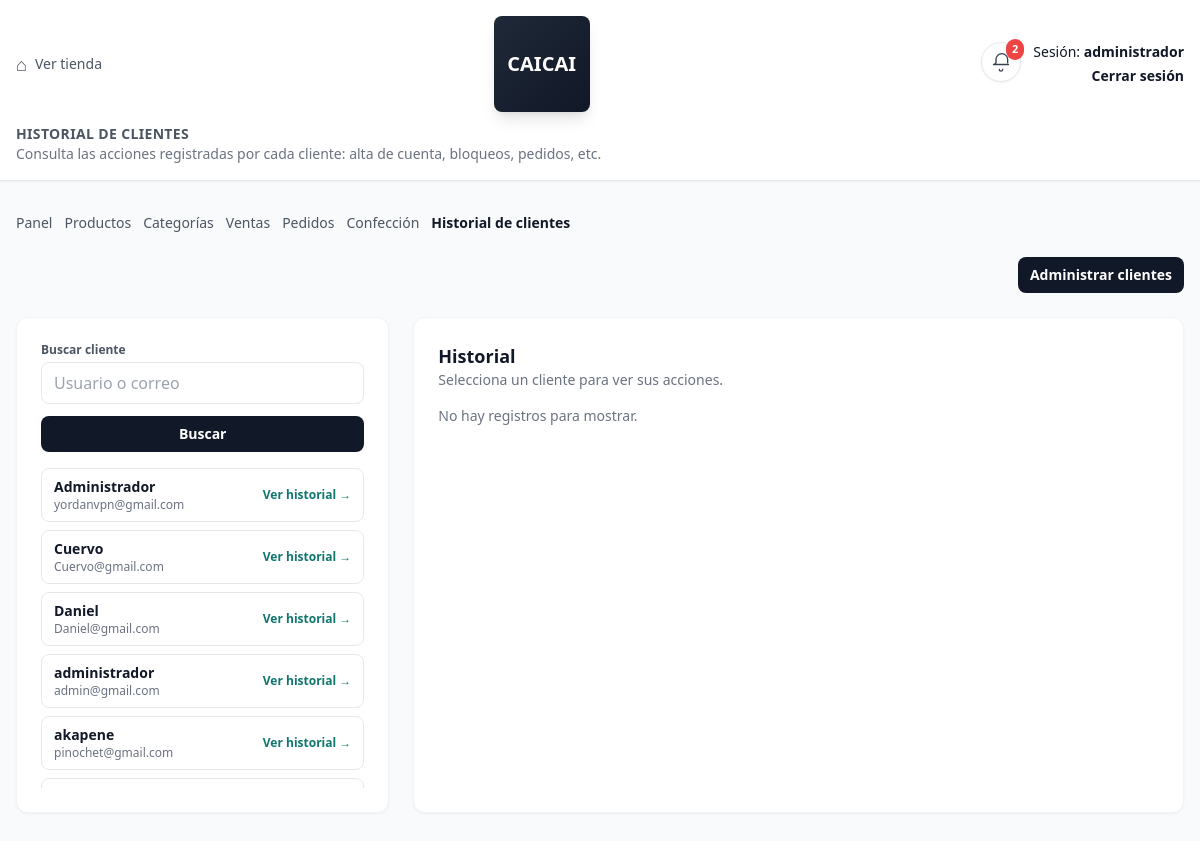
/panel/historial-clientes/ (signed in), run on an earlier commit of the app's database.
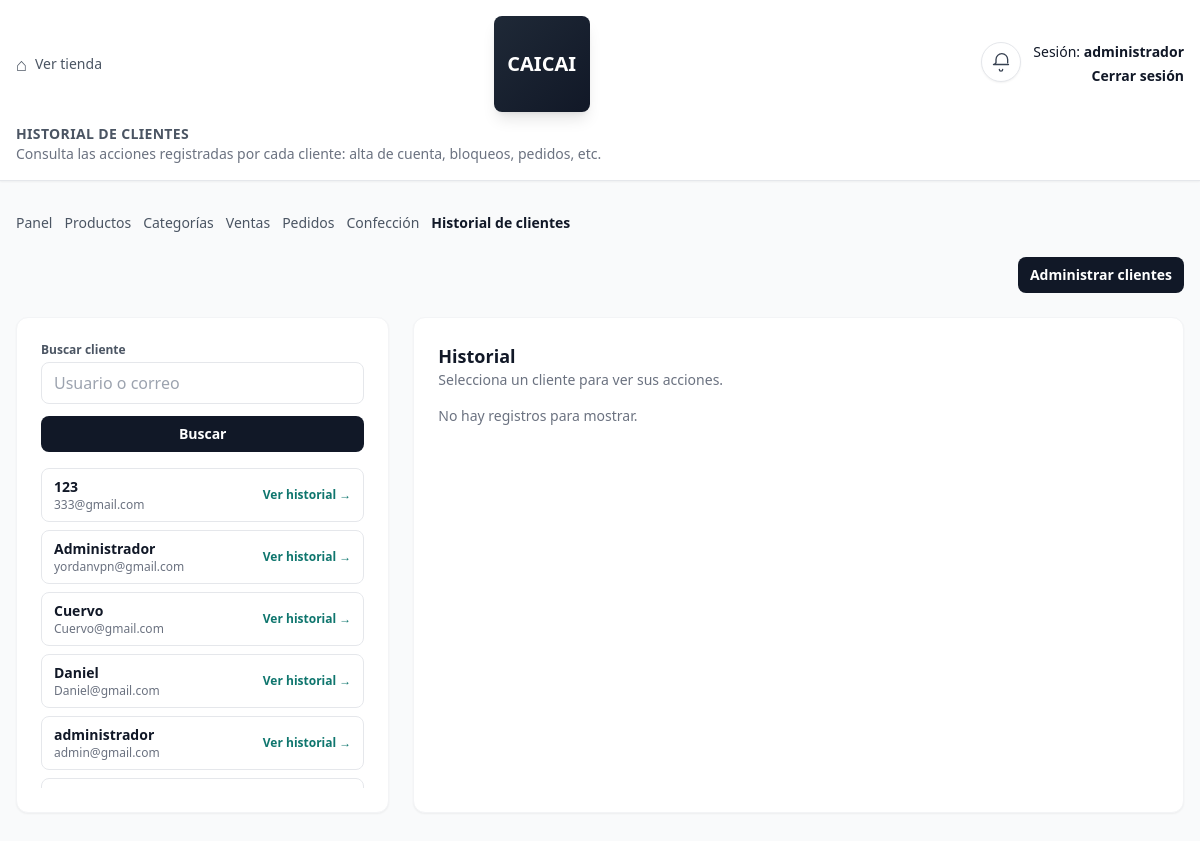
And on a later commit of the database.
### core/models.py (models this page shows, shortened)
class Cliente(AbstractUser):
    direccion = models.CharField(max_length=255, blank=True, null=True)
    telefono = models.CharField(max_length=20, blank=True, null=True)
    bloqueado = models.BooleanField(default=False)

### core/decorators.py (the view)
    def wrapper(request, *args, **kwargs):
        if 'admin_id' not in request.session:
            return redirect('admin_login')
        return view_func(request, *args, **kwargs)

### core/views.py (called while the page is built)
def _low_stock_threshold(request):
    try:
        value = int(request.session.get('low_stock_threshold', getattr(settings, 'LOW_STOCK_THRESHOLD', 5)))
        return max(1, min(20, value))
    except (TypeError, ValueError):
        return 5

def _low_stock_products(threshold: int):
    qs = Producto.objects.filter(activo=True, stock__lte=threshold).annotate(nombre_display=F('nombre'))
    return list(qs)

def _low_stock_context(request):
    threshold = _low_stock_threshold(request)
    productos = _low_stock_products(threshold)
    return {
        'low_stock_products': productos,
        'low_stock_count': len(productos),
        'low_stock_threshold': threshold,
    }

### core/templates/core/historial_clientes.html (shortened to what the changed rows need)
<!DOCTYPE html>
<html lang="es">
<head>
  <script src="https://cdn.tailwindcss.com"></script>
</head>
<body class="bg-gray-50 text-gray-900">
  <header class="border-b shadow-sm bg-white">
    <div class="max-w-7xl mx-auto px-4 py-4 flex flex-col gap-3">
      <div class="flex items-center justify-between">
        <div class="flex items-start justify-end gap-3">
          {% include 'core/partials/low_stock_alert.html' %}
          <div class="text-right text-xs sm:text-sm">
            {% if user.is_authenticated %}
              <p>Sesión: <strong>{{ user.username }}</strong></p>
              <p class="mt-1">
                <a href="{% url 'logout_unificado' %}" class="hover:text-gray-700 font-semibold">Cerrar sesión</a>
              </p>
            {% elif request.session.admin_id %}
              <p>Sesión: <strong>Admin</strong></p>
              <p class="mt-1">
                <a href="{% url 'logout_unificado' %}" class="hover:text-gray-700 font-semibold">Cerrar sesión</a>
              </p>
            {% endif %}
          </div>
        </div>
      </div>
    </div>
  </header>
  <main class="py-8">
    <div class="max-w-7xl mx-auto px-4 space-y-6">
      <div class="grid grid-cols-1 lg:grid-cols-3 gap-6">
        <div class="bg-white rounded-xl shadow-sm border border-gray-100 p-5 sm:p-6">
          <div class="mt-4 space-y-2 max-h-80 overflow-y-auto">
            {% for c in clientes %}
              <div class="flex items-center justify-between px-3 py-2 border rounded-lg {% if selected_cliente == c.username %}bg-teal-50 border-teal-200{% else %}bg-white{% endif %}">
                <div>
                  <p class="text-sm font-semibold text-gray-900">{{ c.username }}</p>
                  <p class="text-xs text-gray-500">{{ c.email }}</p>
                </div>
                <a href="{% url 'historial_clientes' %}?cliente={{ c.username }}" class="text-xs font-semibold text-teal-700 hover:text-teal-800">
                  Ver historial →
                </a>
              </div>
            {% empty %}
              <p class="text-sm text-gray-500">No se encontraron clientes.</p>
            {% endfor %}
          </div>
        </div>
        <div class="lg:col-span-2 bg-white rounded-xl shadow-sm border border-gray-100 p-5 sm:p-6">
          <div class="flex items-center justify-between mb-4">
            <div>
              <h2 class="text-lg font-semibold">Historial</h2>
            </div>
          </div>
        </div>
      </div>
    </div>
  </main>
</body>
</html>

What changed in the data, as far as the page shows it:
no longer on this page (row edited): Cliente: username "akapene", email "pinochet@gmail.com"
added Cliente: username "123", email "333@gmail.com"
Also different on the page:
{{ low_stock_count }}: "2" → (not shown)
